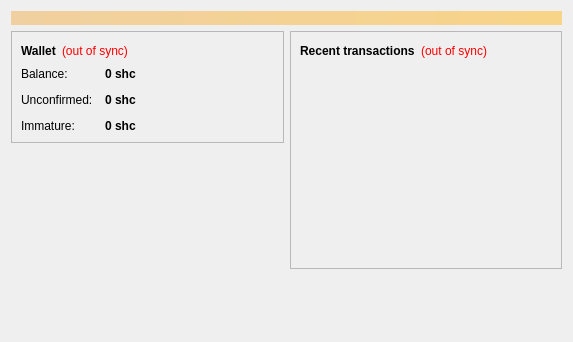
<?xml version="1.0" encoding="UTF-8"?>
<ui version="4.0">
 <class>OverviewPage</class>
 <widget class="QWidget" name="OverviewPage">
  <property name="geometry">
   <rect>
    <x>0</x>
    <y>0</y>
    <width>573</width>
    <height>342</height>
   </rect>
  </property>
  <property name="windowTitle">
   <string>Form</string>
  </property>
  <layout class="QVBoxLayout" name="topLayout">
   <item>
    <widget class="QLabel" name="labelAlerts">
     <property name="visible">
      <bool>false</bool>
     </property>
     <property name="styleSheet">
      <string notr="true">background-color: qlineargradient(x1: 0, y1: 0, x2: 1, y2: 0, stop:0 #F0D0A0, stop:1 #F8D488); color:#000000;</string>
     </property>
     <property name="wordWrap">
      <bool>true</bool>
     </property>
     <property name="margin">
      <number>3</number>
     </property>
    </widget>
   </item>
   <item>
    <layout class="QHBoxLayout" name="horizontalLayout" stretch="1,1">
     <item>
      <layout class="QVBoxLayout" name="verticalLayout_2">
       <item>
        <widget class="QFrame" name="frame">
         <property name="frameShape">
          <enum>QFrame::StyledPanel</enum>
         </property>
         <property name="frameShadow">
          <enum>QFrame::Raised</enum>
         </property>
         <layout class="QVBoxLayout" name="verticalLayout_4">
          <item>
           <layout class="QHBoxLayout" name="horizontalLayout_4">
            <item>
             <widget class="QLabel" name="label_5">
              <property name="font">
               <font>
                <weight>75</weight>
                <bold>true</bold>
               </font>
              </property>
              <property name="text">
               <string>Wallet</string>
              </property>
             </widget>
            </item>
            <item>
             <widget class="QLabel" name="labelWalletStatus">
              <property name="toolTip">
               <string>The displayed information may be out of date. Your wallet automatically synchronizes with the shirocoin network after a connection is established, but this process has not completed yet.</string>
              </property>
              <property name="styleSheet">
               <string notr="true">QLabel { color: red; }</string>
              </property>
              <property name="text">
               <string notr="true">(out of sync)</string>
              </property>
              <property name="alignment">
               <set>Qt::AlignLeading|Qt::AlignLeft|Qt::AlignVCenter</set>
              </property>
             </widget>
            </item>
            <item>
             <spacer name="horizontalSpacer_2">
              <property name="orientation">
               <enum>Qt::Horizontal</enum>
              </property>
              <property name="sizeHint" stdset="0">
               <size>
                <width>40</width>
                <height>20</height>
               </size>
              </property>
             </spacer>
            </item>
           </layout>
          </item>
          <item>
           <layout class="QFormLayout" name="formLayout_2">
            <property name="fieldGrowthPolicy">
             <enum>QFormLayout::AllNonFixedFieldsGrow</enum>
            </property>
            <property name="horizontalSpacing">
             <number>12</number>
            </property>
            <property name="verticalSpacing">
             <number>12</number>
            </property>
            <item row="0" column="0">
             <widget class="QLabel" name="label">
              <property name="text">
               <string>Balance:</string>
              </property>
             </widget>
            </item>
            <item row="0" column="1">
             <widget class="QLabel" name="labelBalance">
              <property name="font">
               <font>
                <weight>75</weight>
                <bold>true</bold>
               </font>
              </property>
              <property name="cursor">
               <cursorShape>IBeamCursor</cursorShape>
              </property>
              <property name="toolTip">
               <string>Your current balance</string>
              </property>
              <property name="text">
               <string notr="true">0 shc</string>
              </property>
              <property name="textInteractionFlags">
               <set>Qt::LinksAccessibleByMouse|Qt::TextSelectableByKeyboard|Qt::TextSelectableByMouse</set>
              </property>
             </widget>
            </item>
            <item row="1" column="0">
             <widget class="QLabel" name="label_3">
              <property name="text">
               <string>Unconfirmed:</string>
              </property>
             </widget>
            </item>
            <item row="1" column="1">
             <widget class="QLabel" name="labelUnconfirmed">
              <property name="font">
               <font>
                <weight>75</weight>
                <bold>true</bold>
               </font>
              </property>
              <property name="cursor">
               <cursorShape>IBeamCursor</cursorShape>
              </property>
              <property name="toolTip">
               <string>Total of transactions that have yet to be confirmed, and do not yet count toward the current balance</string>
              </property>
              <property name="text">
               <string notr="true">0 shc</string>
              </property>
              <property name="textInteractionFlags">
               <set>Qt::LinksAccessibleByMouse|Qt::TextSelectableByKeyboard|Qt::TextSelectableByMouse</set>
              </property>
             </widget>
            </item>
            <item row="2" column="0">
             <widget class="QLabel" name="labelImmatureText">
              <property name="text">
               <string>Immature:</string>
              </property>
             </widget>
            </item>
            <item row="2" column="1">
             <widget class="QLabel" name="labelImmature">
              <property name="font">
               <font>
                <weight>75</weight>
                <bold>true</bold>
               </font>
              </property>
              <property name="toolTip">
               <string>Mined balance that has not yet matured</string>
              </property>
              <property name="text">
               <string notr="true">0 shc</string>
              </property>
              <property name="textInteractionFlags">
               <set>Qt::LinksAccessibleByMouse|Qt::TextSelectableByKeyboard|Qt::TextSelectableByMouse</set>
              </property>
             </widget>
            </item>
           </layout>
          </item>
         </layout>
        </widget>
       </item>
       <item>
        <spacer name="verticalSpacer">
         <property name="orientation">
          <enum>Qt::Vertical</enum>
         </property>
         <property name="sizeHint" stdset="0">
          <size>
           <width>20</width>
           <height>40</height>
          </size>
         </property>
        </spacer>
       </item>
      </layout>
     </item>
     <item>
      <layout class="QVBoxLayout" name="verticalLayout_3">
       <item>
        <widget class="QFrame" name="frame_2">
         <property name="frameShape">
          <enum>QFrame::StyledPanel</enum>
         </property>
         <property name="frameShadow">
          <enum>QFrame::Raised</enum>
         </property>
         <layout class="QVBoxLayout" name="verticalLayout">
          <item>
           <layout class="QHBoxLayout" name="horizontalLayout_2">
            <item>
             <widget class="QLabel" name="label_4">
              <property name="text">
               <string>&lt;b&gt;Recent transactions&lt;/b&gt;</string>
              </property>
             </widget>
            </item>
            <item>
             <widget class="QLabel" name="labelTransactionsStatus">
              <property name="toolTip">
               <string>The displayed information may be out of date. Your wallet automatically synchronizes with the shirocoin network after a connection is established, but this process has not completed yet.</string>
              </property>
              <property name="styleSheet">
               <string notr="true">QLabel { color: red; }</string>
              </property>
              <property name="text">
               <string notr="true">(out of sync)</string>
              </property>
              <property name="alignment">
               <set>Qt::AlignRight|Qt::AlignTrailing|Qt::AlignVCenter</set>
              </property>
             </widget>
            </item>
            <item>
             <spacer name="horizontalSpacer">
              <property name="orientation">
               <enum>Qt::Horizontal</enum>
              </property>
              <property name="sizeHint" stdset="0">
               <size>
                <width>40</width>
                <height>20</height>
               </size>
              </property>
             </spacer>
            </item>
           </layout>
          </item>
          <item>
           <widget class="QListView" name="listTransactions">
            <property name="styleSheet">
             <string notr="true">QListView { background: transparent; }</string>
            </property>
            <property name="frameShape">
             <enum>QFrame::NoFrame</enum>
            </property>
            <property name="verticalScrollBarPolicy">
             <enum>Qt::ScrollBarAlwaysOff</enum>
            </property>
            <property name="horizontalScrollBarPolicy">
             <enum>Qt::ScrollBarAlwaysOff</enum>
            </property>
            <property name="selectionMode">
             <enum>QAbstractItemView::NoSelection</enum>
            </property>
           </widget>
          </item>
         </layout>
        </widget>
       </item>
       <item>
        <spacer name="verticalSpacer_2">
         <property name="orientation">
          <enum>Qt::Vertical</enum>
         </property>
         <property name="sizeHint" stdset="0">
          <size>
           <width>20</width>
           <height>40</height>
          </size>
         </property>
        </spacer>
       </item>
      </layout>
     </item>
    </layout>
   </item>
  </layout>
 </widget>
 <resources/>
 <connections/>
</ui>
